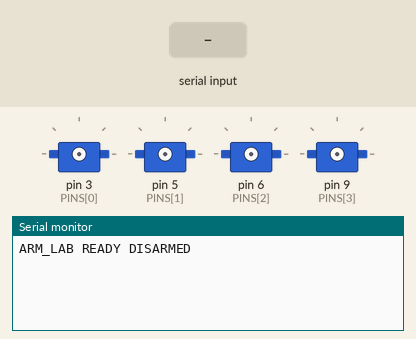
This sketch was run on a simulated Arduino Uno, built with avr-gcc and run on an emulated ATmega328P. Parts: 4 × servo, the last lines printed to the serial monitor. Inputs (shaded band) come from the test bench.

Above: at 1.2 s.
1.3 s: "ARM\n" received over Serial
At 2.2 s:
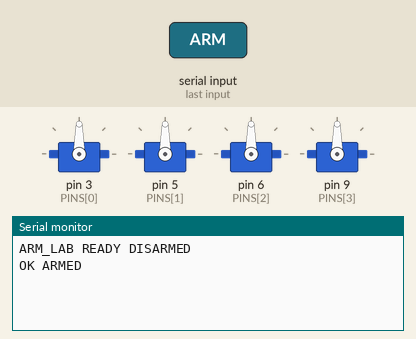
2.8 s: "STOP\n" received over Serial
At 3.4 s:
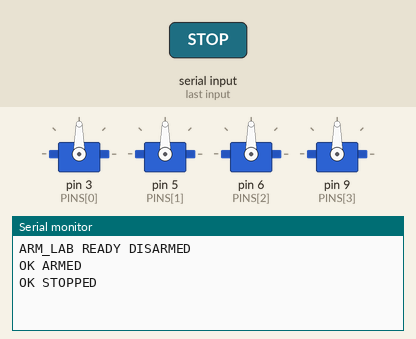
4.3 s: "SET,\n" received over Serial
At 5.5 s:
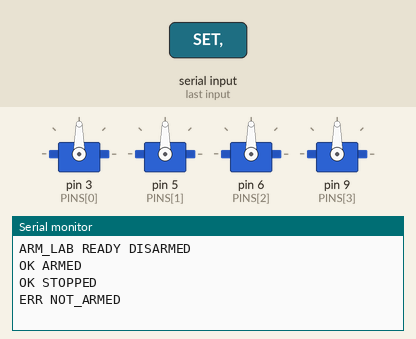
5.8 s: "90,45\n" received over Serial
At 6.8 s:
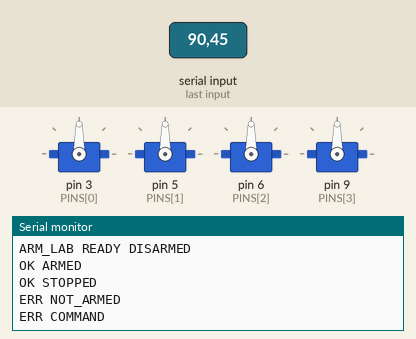

The sketch:

arm_lab_uno.ino
```cpp
/*
  Arm Lab: optional USB/serial bridge starter for Arduino Uno.
  The simulator does not connect to this sketch yet.
  Calibrate ONE UNLOADED SERVO at a time before attaching the arm linkage.
  Use a separate regulated servo supply with common ground. Not Uno 5V.

  115200 baud, newline-terminated commands:
    ARM                    attach all outputs at calibrated neutral
    SET,90,90,90,90        base, shoulder, elbow, gripper SERVO DEGREES
    STOP                   detach all servo outputs
  STOP releases holding torque: support the arm so it cannot fall.
*/
#include <Servo.h>
#include <stdlib.h>
#include <string.h>

Servo motors[4];
const byte PINS[4] = {3, 5, 6, 9};
// Conservative EXAMPLE values, not a calibration for your hardware.
const int MIN_DEG[4] = {60, 60, 60, 80};
const int MAX_DEG[4] = {120, 120, 120, 100};
const int NEUTRAL[4] = {90, 90, 90, 90};
int current[4] = {90, 90, 90, 90};
int target[4] = {90, 90, 90, 90};
bool armed = false;
char buffer[64];
byte used = 0;
bool overflow = false;
unsigned long lastStep = 0;

void handleLine() {
  if (strcmp(buffer, "STOP") == 0) {
    for (byte i = 0; i < 4; i++) motors[i].detach();
    armed = false;
    Serial.println(F("OK STOPPED"));
    return;
  }
  if (strcmp(buffer, "ARM") == 0) {
    if (!armed) for (byte i = 0; i < 4; i++) {
      current[i] = target[i] = NEUTRAL[i];
      motors[i].write(NEUTRAL[i]);
      motors[i].attach(PINS[i]);
    }
    armed = true;
    Serial.println(F("OK ARMED"));
    return;
  }
  if (strncmp(buffer, "SET,", 4) != 0) { Serial.println(F("ERR COMMAND")); return; }
  if (!armed) { Serial.println(F("ERR NOT_ARMED")); return; }
  int next[4];
  char* cursor = buffer + 4;
  for (byte i = 0; i < 4; i++) {
    char* end;
    long value = strtol(cursor, &end, 10);
    if (end == cursor || value < MIN_DEG[i] || value > MAX_DEG[i] || (i < 3 ? *end != ',' : *end != '\0')) {
      Serial.println(F("ERR RANGE_OR_FORMAT")); return;
    }
    next[i] = (int)value;
    cursor = end + 1;
  }
  for (byte i = 0; i < 4; i++) target[i] = next[i];
  Serial.println(F("OK TARGET"));
}

void setup() { Serial.begin(115200); Serial.println(F("ARM_LAB READY DISARMED")); }
void loop() {
  while (Serial.available()) {
    char c = Serial.read();
    if (c == '\r') continue;
    if (c == '\n') {
      buffer[used] = '\0';
      if (overflow) Serial.println(F("ERR LINE_TOO_LONG"));
      else if (used) handleLine();
      used = 0; overflow = false;
    } else if (used < sizeof(buffer) - 1) buffer[used++] = c;
    else overflow = true;
  }
  unsigned long now = millis();
  if (armed && now - lastStep >= 20) {
    lastStep = now;
    for (byte i = 0; i < 4; i++) {
      if (current[i] < target[i]) current[i]++;
      else if (current[i] > target[i]) current[i]--;
      motors[i].write(current[i]);
    }
  }
}
```

Measured:
- after the input at 1.3 s, the serial monitor: prints a new line at once (image 1)
- after the input at 2.8 s, the serial monitor: prints a new line at once (image 2)
- after the input at 4.3 s, the serial monitor: prints a new line at once (image 3)
- after the input at 5.8 s, the serial monitor: prints a new line at once (image 4)
